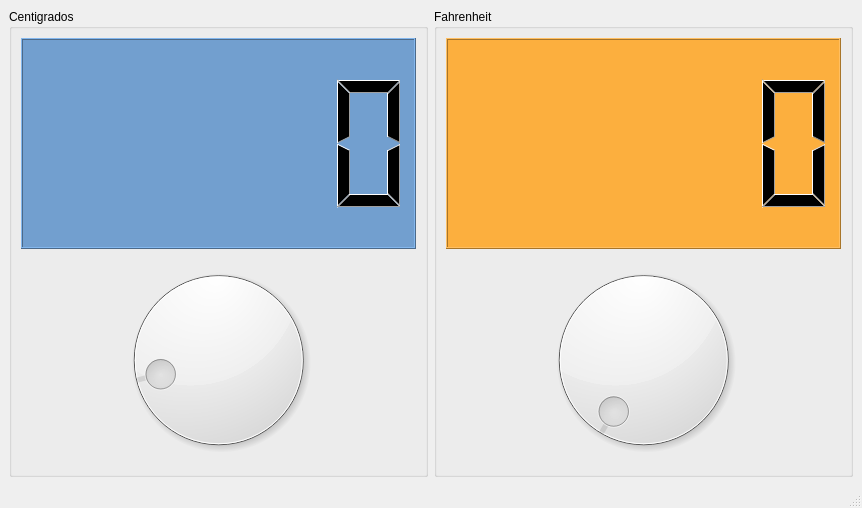
<?xml version="1.0" encoding="UTF-8"?>
<ui version="4.0">
 <class>Principal</class>
 <widget class="QMainWindow" name="Principal">
  <property name="geometry">
   <rect>
    <x>0</x>
    <y>0</y>
    <width>862</width>
    <height>508</height>
   </rect>
  </property>
  <property name="windowTitle">
   <string>Principal</string>
  </property>
  <widget class="QWidget" name="centralwidget">
   <layout class="QHBoxLayout" name="horizontalLayout">
    <item>
     <widget class="QGroupBox" name="groupBox">
      <property name="title">
       <string>Centigrados</string>
      </property>
      <layout class="QVBoxLayout" name="verticalLayout">
       <item>
        <widget class="QLCDNumber" name="outCent">
         <property name="styleSheet">
          <string notr="true">background-color: rgb(114, 159, 207);</string>
         </property>
        </widget>
       </item>
       <item>
        <widget class="QDial" name="inCent">
         <property name="minimum">
          <number>-18</number>
         </property>
        </widget>
       </item>
      </layout>
     </widget>
    </item>
    <item>
     <widget class="QGroupBox" name="groupBox_2">
      <property name="title">
       <string>Fahrenheit</string>
      </property>
      <layout class="QVBoxLayout" name="verticalLayout_2">
       <item>
        <widget class="QLCDNumber" name="outFahr">
         <property name="styleSheet">
          <string notr="true">
background-color: rgb(252, 175, 62);</string>
         </property>
        </widget>
       </item>
       <item>
        <widget class="QDial" name="inFahr">
         <property name="maximum">
          <number>210</number>
         </property>
        </widget>
       </item>
      </layout>
     </widget>
    </item>
   </layout>
  </widget>
  <widget class="QMenuBar" name="menubar">
   <property name="geometry">
    <rect>
     <x>0</x>
     <y>0</y>
     <width>862</width>
     <height>22</height>
    </rect>
   </property>
  </widget>
  <widget class="QStatusBar" name="statusbar"/>
 </widget>
 <resources/>
 <connections>
  <connection>
   <sender>inCent</sender>
   <signal>valueChanged(int)</signal>
   <receiver>outCent</receiver>
   <slot>display(int)</slot>
   <hints>
    <hint type="sourcelabel">
     <x>218</x>
     <y>365</y>
    </hint>
    <hint type="destinationlabel">
     <x>218</x>
     <y>161</y>
    </hint>
   </hints>
  </connection>
  <connection>
   <sender>inFahr</sender>
   <signal>valueChanged(int)</signal>
   <receiver>outFahr</receiver>
   <slot>display(int)</slot>
   <hints>
    <hint type="sourcelabel">
     <x>643</x>
     <y>365</y>
    </hint>
    <hint type="destinationlabel">
     <x>643</x>
     <y>161</y>
    </hint>
   </hints>
  </connection>
 </connections>
</ui>
